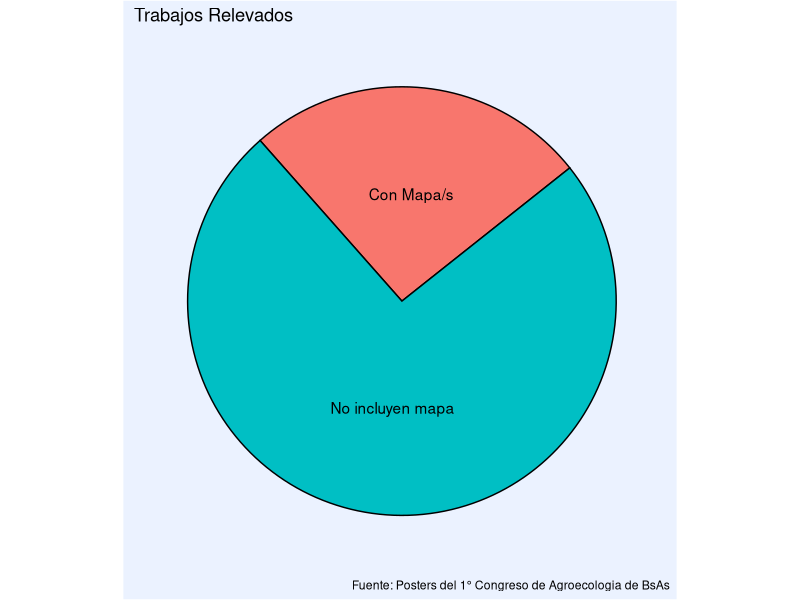
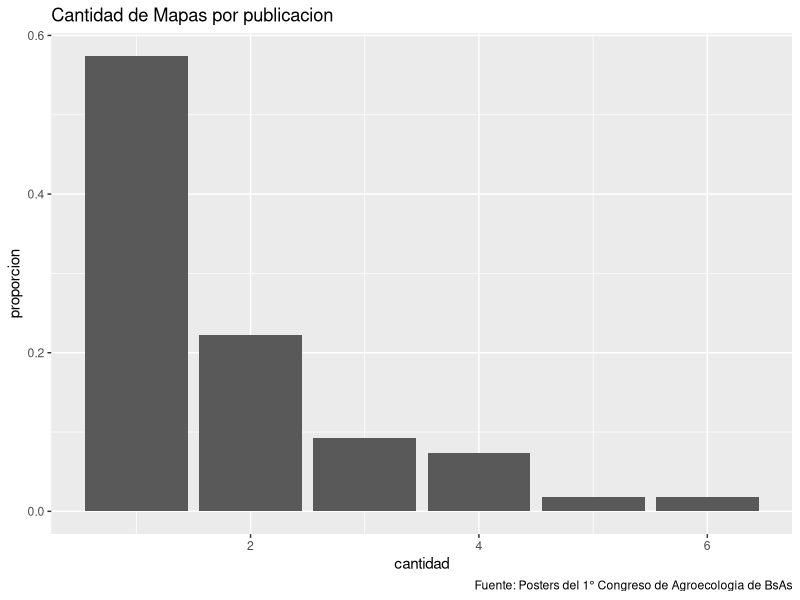
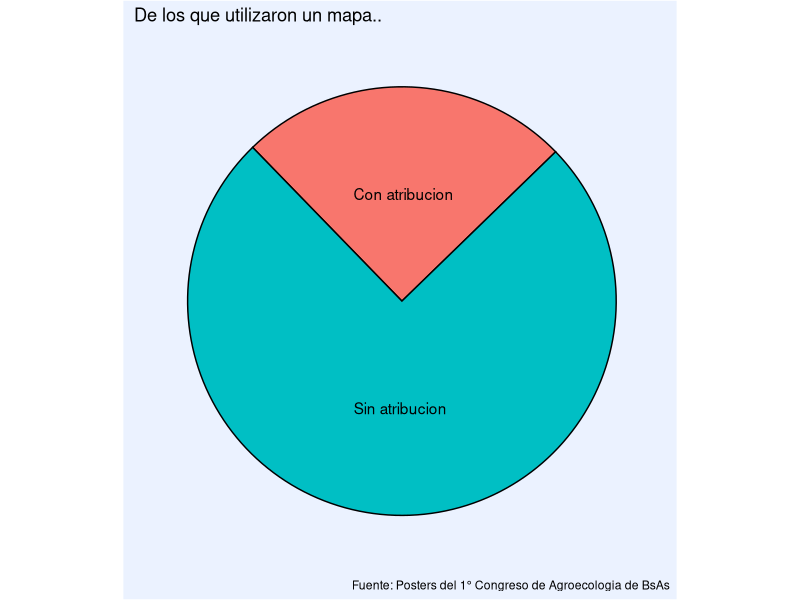
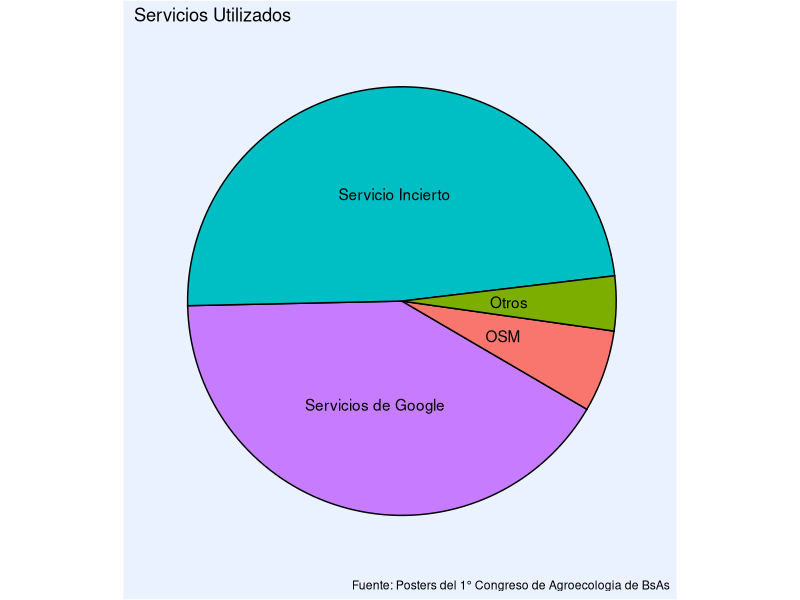

R code for these plots, in order:
## ---- chunk 1
knitr::opts_chunk$set(echo = TRUE)
## ---- chunk 2
#Librerias:
library(tidyverse)
library(tibble)
library(dplyr)
library(stringr)

#Datos:
datos <- read.csv2("Analisis_Postersv4.csv", sep = "\t")
fuente <- "Fuente: Posters del 1° Congreso de Agroecologia de BsAs"
#Funciones 

#Funcion para pasar a frecuencia, los valores absolutos.
pasar_n_a_proporcion <- function(x){ #recibe $n | devuelve vector para colocar en $proporcion
  total <- sum(x)
  i <- 1
  for (variable in x) {
    x[i] <- x[i] / total
    i <- i +1
  }
  return(x)
}


## ---- chunk 3
#Cuantos Usaron Mapas
#Utilizo un grafico de torta, porque para mi,
#solo tiene utilidad cuando la diferencia es notoria.
cantidad_de_posters_relevados <- 209 
cantidad_de_trabajos_con_mapa <- length(datos$Posee.Mapa)
cantidad_de_trabajos_sin_mapa <- cantidad_de_posters_relevados - cantidad_de_trabajos_con_mapa

posters <- tibble(categoria = c("Con Mapa/s", "No incluyen mapa"),
                  n = c(cantidad_de_trabajos_con_mapa,
                        cantidad_de_trabajos_sin_mapa))

posters$proporcion <- pasar_n_a_proporcion(posters$n)

ggplot(posters, aes(x = "", y = proporcion, fill = categoria))+
  geom_col(color = "black")+
  geom_text(aes(label = categoria), position = position_stack(vjust = 0.5))+
  coord_polar(theta = "y", start = 0.9)+
  labs(title  = "Trabajos Relevados", caption = fuente)+
  theme(axis.text = element_blank(),
        axis.ticks = element_blank(),
        axis.title = element_blank(),
        panel.grid = element_blank(),
        panel.background = element_rect(fill = "#ebf2ff"),
        plot.background = element_rect(fill = "#ebf2ff"),
        legend.position = "none")




## ---- chunk 4

#54 publicaciones con mapas

cantidad_de_mapas <- tibble(mapas = datos$Posee.Mapa) %>%  count(mapas)
cantidad_de_mapas$cantidad <- c(1,2,3,4,5,6)

cantidad_de_mapas$proporcion <- pasar_n_a_proporcion(cantidad_de_mapas$n)

ggplot(cantidad_de_mapas, aes(x= cantidad, y = proporcion ))+
  geom_bar(stat = "identity")+
  labs(title = "Cantidad de Mapas por publicacion", caption = fuente)



## ---- chunk 5
#<!--   tienen atribución -->
#voy a considerar todos los mapas utilizados
con_atribucion <- tibble( tipo = datos$El.mapa.tiene.atribucion) %>%
  mutate(tipo = tolower(tipo),
         match = str_c("si", collapse = '|'),
         key_word = str_extract_all(tipo, match)) %>%
  select(-match)

con_atribucion <-  unlist(con_atribucion$key_word, use.names = FALSE) %>% length()
#21 si

#view(datos)

sin_atribucion <- tibble( tipo = datos$El.mapa.tiene.atribucion) %>%
  mutate(tipo = tolower(tipo),
         match = str_c("no", collapse = '|'),
         key_word = str_extract_all(tipo, match)) %>%
  select(-match)

sin_atribucion <- unlist(sin_atribucion$key_word, use.names = FALSE) %>% length()
#68 no



atribucion <- tibble(categoria = c("Con atribucion",
                                  "Sin atribucion"),
                n = c(con_atribucion, sin_atribucion ))


atribucion$proporcion <- pasar_n_a_proporcion(atribucion$n)

ggplot(atribucion, aes(x = "", y = proporcion, fill = categoria))+
  geom_col(color = "black")+
  geom_text(aes(label = categoria), position = position_stack(vjust = 0.5))+
  coord_polar(theta = "y", start = 0.8)+
  labs(title  = "De los que utilizaron un mapa..", caption = fuente)+
  theme(axis.text = element_blank(),
        axis.ticks = element_blank(),
        axis.title = element_blank(),
        panel.grid = element_blank(),
        panel.background = element_rect(fill = "#ebf2ff"),
        plot.background = element_rect(fill = "#ebf2ff"),
        legend.position = "none")


## ---- chunk 6
#<!--   de qué tipo cada uno, cuántos basados en OSM -->
#voy a considerar todos los mapas utilizados
nro_de_mapas_total <- tibble( tipo = datos$Posee.Mapa) %>%
  mutate(tipo = tolower(tipo),
         match = str_c("si", collapse = '|'),
         key_word = str_extract_all(tipo, match)) %>%
  select(-match)

nro_de_mapas_total <-  unlist(nro_de_mapas_total$key_word, use.names = FALSE) %>% length()
#97 mapas

#view(datos)

google <- tibble( tipo = datos$Servicio_empleado) %>%
  mutate(tipo = tolower(tipo),
         match = str_c("google", collapse = '|'),
         key_word = str_extract_all(tipo, match)) %>%
  select(-match)

osm <- tibble(tipo = datos$Servicio_empleado) %>% 
  mutate(tipo = tolower(tipo),
         match = str_c("osm", collapse = '|'),
         key_word = str_extract_all(tipo, match)) %>%
  select(-match)

servicio_incierto <- tibble(tipo = datos$Servicio_empleado) %>% 
  mutate(tipo = tolower(tipo),
         match = str_c("servicio_incierto", collapse = '|'),
         key_word = str_extract_all(tipo, match)) %>%
  select(-match)


google <-  unlist(google$key_word, use.names = FALSE) %>% length()
osm <-  unlist(osm$key_word, use.names = FALSE) %>% length()
servicio_incierto <- unlist(servicio_incierto$key_word, use.names = FALSE) %>% length()

otros <- nro_de_mapas_total - google - osm - servicio_incierto

servicios <- tibble(categoria = c("Servicios de Google",
                                  "OSM" ,
                                  "Servicio Incierto",
                                  "Otros"),
                n = c(google,osm,servicio_incierto,otros ))


servicios$proporcion <- pasar_n_a_proporcion(servicios$n)

ggplot(servicios, aes(x = "", y = proporcion, fill = categoria))+
  geom_col(color = "black")+
  geom_text(aes(label = categoria), position = position_stack(vjust = 0.5))+
  coord_polar(theta = "y", start = 2.1)+
  labs(title  = "Servicios Utilizados", caption = fuente )+
  theme(axis.text = element_blank(),
        axis.ticks = element_blank(),
        axis.title = element_blank(),
        panel.grid = element_blank(),
        panel.background = element_rect(fill = "#ebf2ff"),
        plot.background = element_rect(fill = "#ebf2ff"),
        legend.position = "none")


